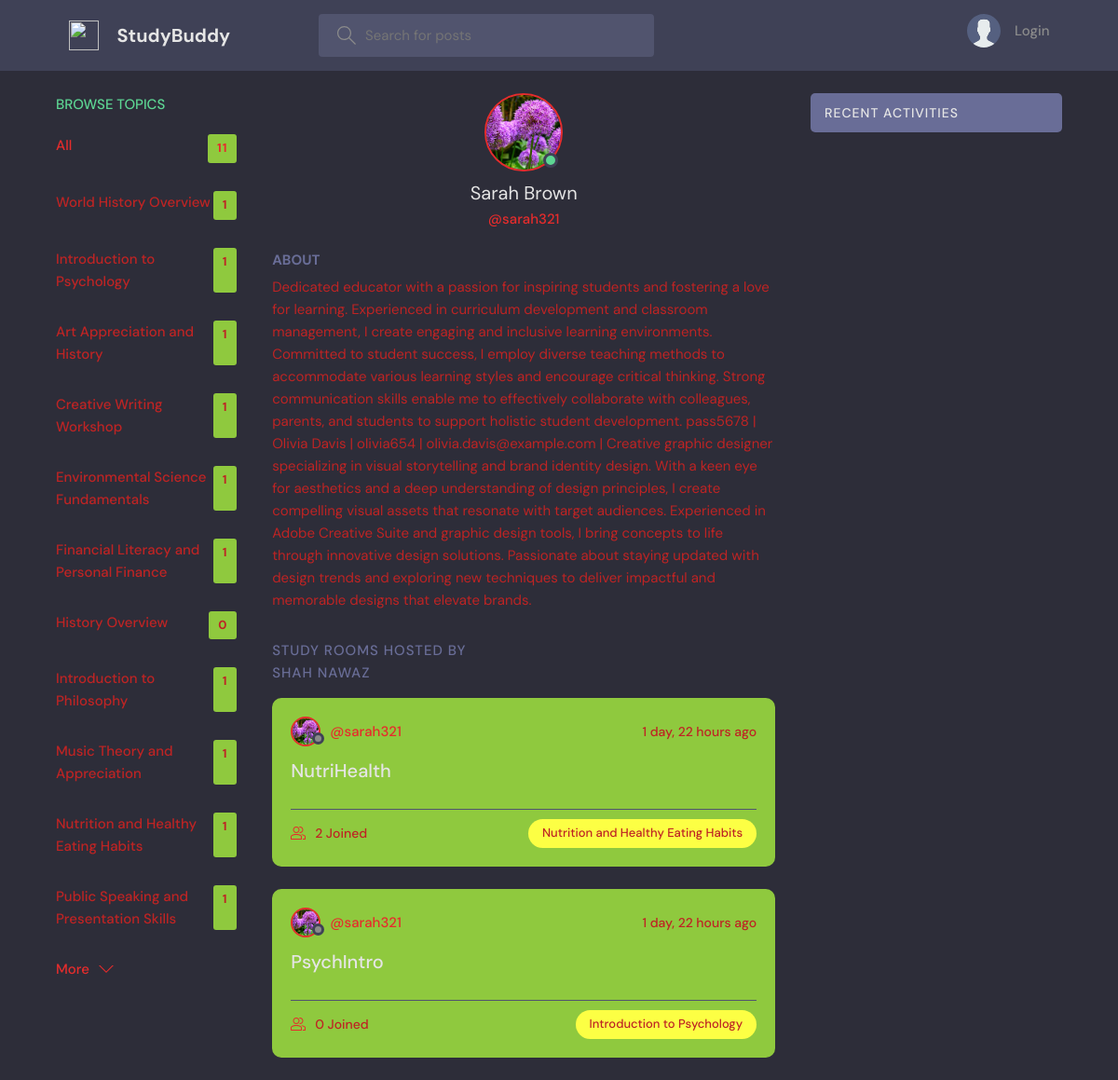
Screenshot of /profile/5/ with the database file from the repository.
### base/models.py (models this page shows, shortened)
class Topic(models.Model):
    name = models.CharField(max_length=200)

class User(AbstractUser):
    name = models.CharField(max_length=200, null=True)
    email = models.EmailField(unique=True, null=True)
    bio = models.TextField(null=True)
    avatar = models.ImageField(null=True, default="avatar.svg")
    USERNAME_FIELD = 'username'
    REQUIRED_FIELDS = []

class Room(models.Model):
    host = models.ForeignKey(User, on_delete=models.SET_NULL, null=True)
    topic = models.ForeignKey(Topic, on_delete=models.SET_NULL, null=True)
    name = models.CharField(max_length=200)
    description = models.TextField(null=True, blank=True)
    participants = models.ManyToManyField(
        User, related_name='participants', blank=True)
    updated = models.DateTimeField(auto_now=True)
    created = models.DateTimeField(auto_now_add=True)
    class Meta:
        ordering = ['-updated', '-created']

### base/views.py (the view)
# urls.py: path('profile/<str:pk>/', views.userProfile, name="user-profile"),
def userProfile(request, pk):
    user = User.objects.get(id=pk)
    rooms = user.room_set.all()
    room_messages = user.message_set.all()
    topics = Topic.objects.all()
    context = {'user': user, 'rooms': rooms,
               'room_messages': room_messages, 'topics': topics}
    return render(request, 'base/profile.html', context)

### base/templates/base/profile.html (shortened to what this page needs)
{% extends 'main.html' %}
{% block content %}
<main class="profile-page layout layout--3">
  <div class="container">
    {% include 'base/topics_component.html' %}
    <div class="roomList">
      <div class="profile">
        <div class="profile__avatar">
          <div class="avatar avatar--large active">
            <img src="{{user.avatar.url}}" />
          </div>
        </div>
        <div class="profile__info">
          <h3>{{user.name}}</h3>
          <p>@{{user.username}}</p>
        </div>
        <div class="profile__about">
          <h3>About</h3>
          <p>
            {{user.bio}}
          </p>
        </div>
      </div>
      <div class="roomList__header">
        <div>
          <h2>Study Rooms Hosted by <br>  Shah Nawaz</a>
          </h2>
        </div>
      </div>
      {% include 'base/feed_component.html' %}
    </div>
    {% include 'base/activity_component.html' %}
  </div>
</main>
{% endblock content %}

### templates/main.html (shortened to what this page needs)
<!DOCTYPE html>
{% load static %}
<html lang="en">
<head>
    <link rel="stylesheet" href="{% static 'styles/style.css' %}" />
</head>
<body>
    {% include 'navbar.html' %}
    {% block content %}
    {% endblock %}
</body>
</html>

### templates/navbar.html (shortened to what this page needs)
{% load static %}
<header class="header header--loggedIn">
    <div class="container">
        <a href="{% url 'home' %}" class="header__logo">
            <img src="{% static 'images/logo.svg' %}" />
            <h1>StudyBuddy</h1>
        </a>
        <form class="header__search" method="GET" action="{% url 'home' %}">
            <label>
                <input name="q" placeholder="Search for posts" />
            </label>
        </form>
        <nav class="header__menu">
            {% if request.user.is_authenticated %}
            <div class="header__user">
                <a href="{% url 'update-user' %}">
                    <div class="avatar avatar--medium active">
                        <img src="{{request.user.avatar.url}}" />
                    </div>
                    <p>{{request.user.username}} <span>@{{request.user.username}}</span></p>
                </a>
                <button class="dropdown-button">
                    <svg version="1.1" xmlns="http://www.w3.org/2000/svg" width="32" height="32" viewBox="0 0 32 32">
                        <title>chevron-down</title>
                        <path d="M16 21l-13-13h-3l16 16 16-16h-3l-13 13z"></path>
                    </svg>
                </button>
            </div>
            {% else %}
            <a href="{% url 'login' %}">
                <img src="{% static 'images/avatar.svg' %}" />
                <p>Login</p>
            </a>
            {% endif %}
        </nav>
    </div>
</header>

### base/templates/base/topics_component.html
<div class="topics">
    <div class="topics__header">
        <h2>Browse Topics</h2>
    </div>
    <ul class="topics__list">
        <li>
            <a href="{% url 'home' %}" class="active">All <span>{{topics.count}}</span></a>
        </li>
        {% for topic in topics %}
        <li>
            <a href="{% url 'home' %}?q={{topic.name}}">{{topic.name}}<span>{{topic.room_set.all.count}}</span></a>
        </li>
        {% endfor %}
    </ul>
    <a class="btn btn--link" href="{% url 'topics' %}">
        More
        <svg version="1.1" xmlns="http://www.w3.org/2000/svg" width="32" height="32" viewBox="0 0 32 32">
            <title>chevron-down</title>
            <path d="M16 21l-13-13h-3l16 16 16-16h-3l-13 13z"></path>
        </svg>
    </a>
</div>

### base/templates/base/feed_component.html (shortened to what this page needs)
{% for room in rooms %}
<div class="roomListRoom">
    <div class="roomListRoom__header">
        <a href="{% url 'user-profile' room.host.id %}" class="roomListRoom__author">
            <div class="avatar avatar--small">
                <img src="{{room.host.avatar.url}}" />
            </div>
            <span>@{{room.host.username}}</span>
        </a>
        <div class="roomListRoom__actions">
            <span>{{room.created|timesince}} ago</span>
        </div>
    </div>
    <div class="roomListRoom__content">
        <a href="{% url 'room' room.id %}">{{room.name}}</a>
    </div>
    <div class="roomListRoom__meta">
        <a href="{% url 'room' room.id %}" class="roomListRoom__joined">
            {{room.participants.all.count}} Joined
        </a>
        <p class="roomListRoom__topic">{{room.topic.name}}</p>
    </div>
</div>
{% endfor %}

### base/templates/base/activity_component.html (shortened to what this page needs)
<div class="activities">
    <div class="activities__header">
        <h2>Recent Activities</h2>
    </div>
</div>

### rows the page displays
Topic: name "World History Overview", room_set.all.count "1"
Topic: name "Introduction to Psychology", room_set.all.count "1"
Topic: name "Art Appreciation and History", room_set.all.count "1"
Topic: name "Creative Writing Workshop", room_set.all.count "1"
Topic: name "Environmental Science Fundamentals", room_set.all.count "1"
Topic: name "Financial Literacy and Personal Finance", room_set.all.count "1"
Topic: name "History Overview", room_set.all.count "0"
Topic: name "Introduction to Philosophy", room_set.all.count "1"
Topic: name "Music Theory and Appreciation", room_set.all.count "1"
Topic: name "Nutrition and Healthy Eating Habits", room_set.all.count "1"
Topic: name "Public Speaking and Presentation Skills", room_set.all.count "1"
User: avatar (picture), name "Sarah Brown", username "sarah321", bio "Dedicated educator with a passion for inspiring students and fostering a love for learning. Experienced in curriculum development and classroom management, I create engaging and inclusive learning environments. Committed to student success, I employ diverse teaching methods to accommodate various learning styles and encourage critical thinking. Strong communication skills enable me to effectively collaborate with colleagues, parents, and students to support holistic student development. pass5678 | Olivia Davis | olivia654 | olivia.davis@example.com | Creative graphic designer specializing in visual storytelling and brand identity design. With a keen eye for aesthetics and a deep…"
Room: host.avatar (picture), host.username "sarah321", created "1 day, 22 hours", name "NutriHealth", participants.all.count "2", topic.name "Nutrition and Healthy Eating Habits"
Room: host.avatar (picture), host.username "sarah321", created "1 day, 22 hours", name "PsychIntro", participants.all.count "0", topic.name "Introduction to Psychology"

### other values shown
{{ topics.count }} "11"
